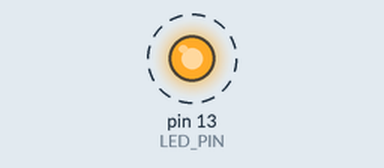
The sketch below on a simulated Arduino Uno, built with avr-gcc and run on an emulated ATmega328P. On the bench: output pins drawn as LEDs (lit = HIGH). Dashed ring = blinking.

Above: at 0.5 s.
Timing chart, 0 to 4.6 s (numbered marks = the images above):
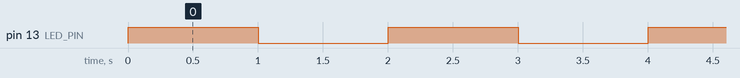

The sketch:

blinky.ino
```cpp
#define LED_PIN 13 // this is the pin location for the onboard LED
#define DELAY_TIME 1000 // delay time for blinking (milliseconds)

// this block of code runs once
void setup() {
  // set up pin connected to onboard LED as an output
  pinMode(LED_PIN, OUTPUT);

  // initalize the LED as turned off
  digitalWrite(LED_PIN, LOW);
}

// this block of code repeats endlessly
void loop() {
  // turn the LED on
  digitalWrite(LED_PIN, HIGH);

  // pause for DELAY_TIME
  delay(DELAY_TIME);

  // turn the LED off
  digitalWrite(LED_PIN, LOW);

  // pause for DELAY_TIME
  delay(DELAY_TIME);
}
```

Measured:
- by itself, pin 13 (LED_PIN): alternates HIGH for 1.0 s and LOW for 1.0 s
